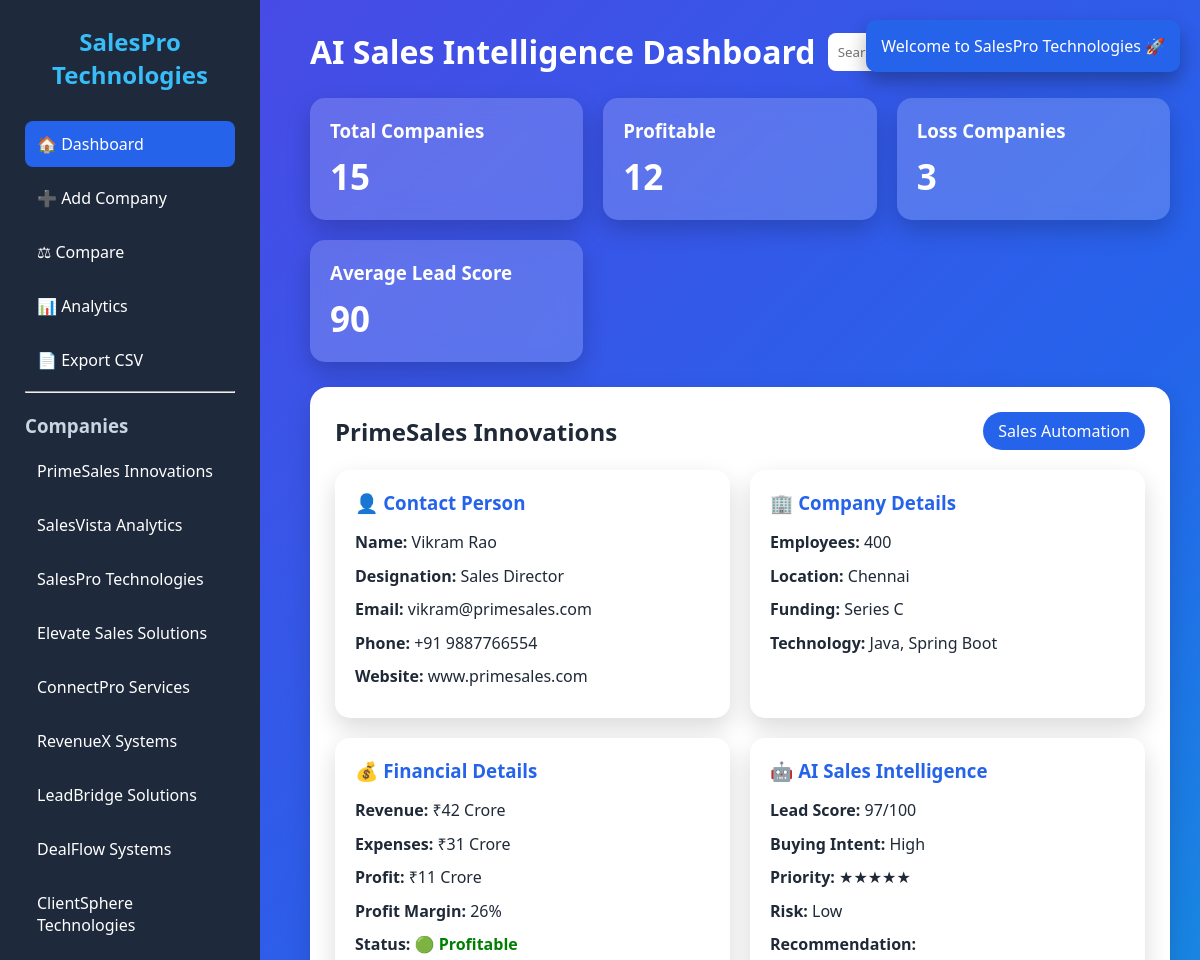
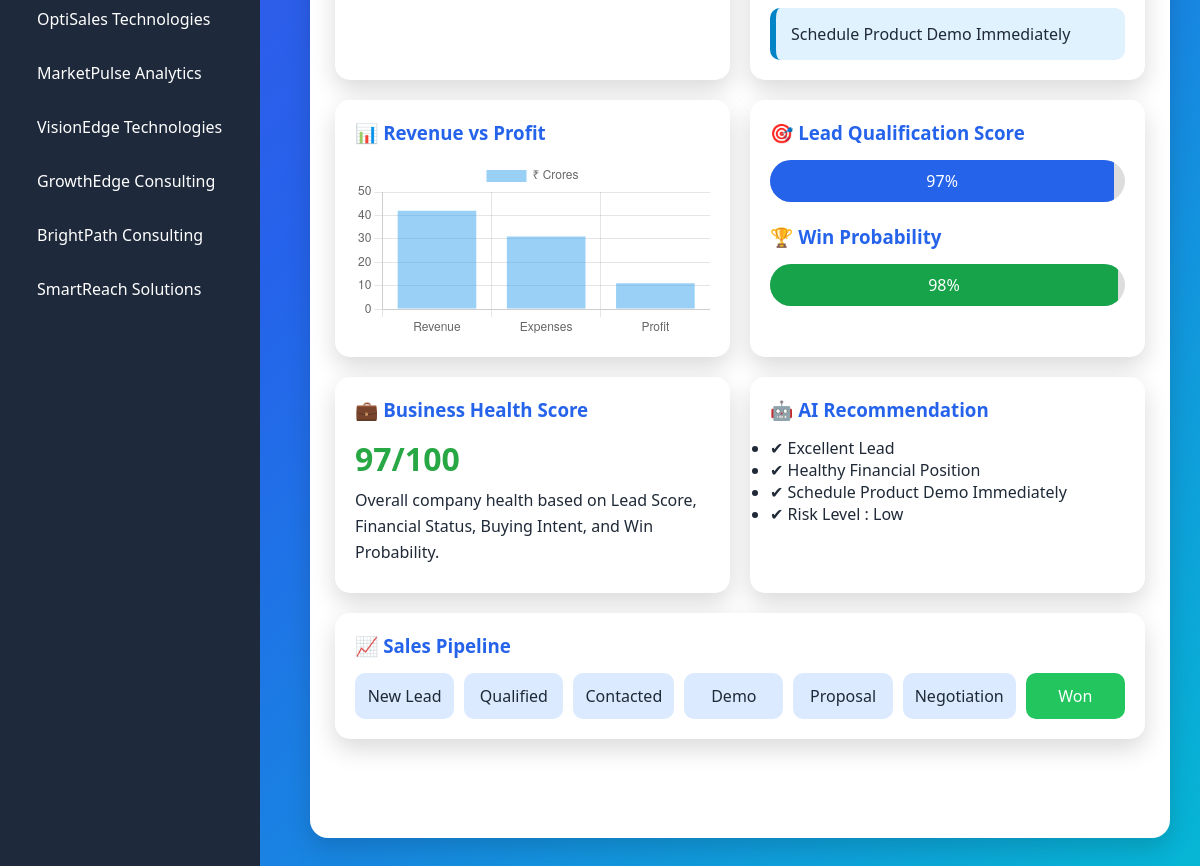
The page / on the database its author committed (2 pictures, top to bottom).
### tables this page shows
CREATE TABLE companies (

id INTEGER PRIMARY KEY AUTOINCREMENT,

company_name TEXT NOT NULL,

industry TEXT,

contact_person TEXT,

designation TEXT,

email TEXT,

phone TEXT,

website TEXT,

employees INTEGER,

revenue TEXT,

expenses TEXT,

profit TEXT,

profit_margin TEXT,

financial_status TEXT,

funding TEXT,

location TEXT,

technology TEXT,

lead_score INTEGER,

buying_intent TEXT,

lead_status TEXT,

priority TEXT,

expected_deal TEXT,

follow_up TEXT,

recommendation TEXT,

win_probability INTEGER,

growth_rate TEXT,

customer_rating REAL,

last_contact TEXT,

notes TEXT,

ceo TEXT,

sales_director TEXT,

finance_manager TEXT,

procurement_head TEXT

);

### app.py (the view, shortened to what this page needs)
@app.route("/")
def dashboard():
    conn = get_db()
    companies = conn.execute("""

        SELECT *
        FROM companies
        ORDER BY lead_score DESC

    """).fetchall()
    company_id = request.args.get("company")
    if company_id:
        company = conn.execute(
            "SELECT * FROM companies WHERE id=?",
            (company_id,)
        ).fetchone()
    else:
        company = companies[0]
    ai = ai_analysis(company)
    total_companies = len(companies)
    profitable = len(
        [c for c in companies if c["financial_status"] == "Profitable"]
    )
    loss = len(
        [c for c in companies if c["financial_status"] == "Loss"]
    )
    high_priority = len(
        [c for c in companies if c["priority"] == "High"]
    )
    average_score = round(
        sum(c["lead_score"] for c in companies)
        / total_companies
    )
    conn.close()
    return render_template(
        "dashboard.html",
        companies=companies,
        company=company,
        ai=ai,
        total_companies=total_companies,
        profitable=profitable,
        loss=loss,
        high_priority=high_priority,
        average_score=average_score
    )

### app.py (called while the page is built)
def get_db():
    conn = sqlite3.connect(DATABASE)
    conn.row_factory = sqlite3.Row
    return conn

### templates/dashboard.html (shortened to what this page needs)
<!DOCTYPE html>
<html lang="en">
<head>
    <link rel="stylesheet"
          href="{{ url_for('static', filename='style.css') }}">
</head>
<body>
<div class="container">
    <aside class="sidebar">
        <h2>SalesPro Technologies</h2>
        <a href="/">🏠 Dashboard</a>
        <a href="/add">➕ Add Company</a>
        <a href="/compare">⚖ Compare</a>
        <a href="/analytics">📊 Analytics</a>
        <a href="/export">📄 Export CSV</a>
        <hr>
        <h3>Companies</h3>
        {% for c in companies %}
        <a href="/?company={{ c.id }}">
            {{ c.company_name }}
        </a>
        {% endfor %}
    </aside>
    <main class="content">
        <div class="header">
            <h1>AI Sales Intelligence Dashboard</h1>
            <form action="/search">
                <button type="submit">
                </button>
            </form>
        </div>
        <div class="cards">
            <div class="card">
                <h3>Total Companies</h3>
                <h1>{{ total_companies }}</h1>
            </div>
            <div class="card">
                <h3>Profitable</h3>
                <h1>{{ profitable }}</h1>
            </div>
            <div class="card">
                <h3>Loss Companies</h3>
                <h1>{{ loss }}</h1>
            </div>
            <div class="card">
                <h3>Average Lead Score</h3>
                <h1>{{ average_score }}</h1>
            </div>
        </div>
                {% if company %}
        <div class="company-card">
            <div class="company-header">
                <h2>{{ company.company_name }}</h2>
                <span class="badge">{{ company.industry }}</span>
            </div>
            <div class="grid">
                <div class="info-box">
                    <h3>👤 Contact Person</h3>
                    <p><strong>Name:</strong> {{ company.contact_person }}</p>
                    <p><strong>Designation:</strong> {{ company.designation }}</p>
                    <p><strong>Email:</strong> {{ company.email }}</p>
                    <p><strong>Phone:</strong> {{ company.phone }}</p>
                    <p><strong>Website:</strong> {{ company.website }}</p>
                </div>
                <div class="info-box">
                    <h3>🏢 Company Details</h3>
                    <p><strong>Employees:</strong> {{ company.employees }}</p>
                    <p><strong>Location:</strong> {{ company.location }}</p>
                    <p><strong>Funding:</strong> {{ company.funding }}</p>
                    <p><strong>Technology:</strong> {{ company.technology }}</p>
                </div>
            </div>
            <div class="grid">
                <div class="info-box">
                    <h3>💰 Financial Details</h3>
                    <p><strong>Revenue:</strong> {{ company.revenue }}</p>
                    <p><strong>Expenses:</strong> {{ company.expenses }}</p>
                    <p><strong>Profit:</strong> {{ company.profit }}</p>
                    <p><strong>Profit Margin:</strong> {{ company.profit_margin }}</p>
                    <p><strong>Status:</strong>
                        {% if company.financial_status=="Profitable" %}
                        <span class="profit">🟢 Profitable</span>
                        {% else %}
                        <span class="loss">🔴 Loss</span>
                        {% endif %}
                    </p>
                </div>
                <div class="info-box">
                    <h3>🤖 AI Sales Intelligence</h3>
                    <p><strong>Lead Score:</strong> {{ company.lead_score }}/100</p>
                    <p><strong>Buying Intent:</strong> {{ company.buying_intent }}</p>
                    <p><strong>Priority:</strong> {{ ai.priority }}</p>
                    <p><strong>Risk:</strong> {{ ai.risk }}</p>
                    <p><strong>Recommendation:</strong></p>
                    <div class="recommendation">
                        {{ ai.action }}
                    </div>
                </div>
            </div>
        <div class="grid">
            <div class="info-box">
                <h3>📊 Revenue vs Profit</h3>
                <canvas id="financeChart"></canvas>
            </div>
            <div class="info-box">
                <h3>🎯 Lead Qualification Score</h3>
                <div class="progress">
                    <div class="progress-bar"
                        style="width: {{ company.lead_score }}%;">
                        {{ company.lead_score }}%
                    </div>
                </div>
                <br>
                <h3>🏆 Win Probability</h3>
                <div class="progress">
                    <div class="progress-bar success"
                        style="width: {{ company.win_probability }}%;">
                        {{ company.win_probability }}%
                    </div>
                </div>
            </div>
        </div>
        <div class="grid">
            <div class="info-box">
                <h3>💼 Business Health Score</h3>
                <h1 style="color:#28a745;">
                    {{ company.lead_score }}/100
                </h1>
                <p>
                    Overall company health based on
                    Lead Score,
                    Financial Status,
                    Buying Intent,
                    and Win Probability.
                </p>
            </div>
            <div class="info-box">
                <h3>🤖 AI Recommendation</h3>
                <ul>
                    <li>✔ {{ ai.level }}</li>
                    <li>✔ {{ ai.finance }}</li>
                    <li>✔ {{ ai.action }}</li>
                    <li>✔ Risk Level : {{ ai.risk }}</li>
                </ul>
            </div>
        </div>
        <div class="info-box">
            <h3>📈 Sales Pipeline</h3>
            <div class="pipeline">
                <div class="stage">New Lead</div>
                <div class="stage">Qualified</div>
                <div class="stage">Contacted</div>
                <div class="stage">Demo</div>
                <div class="stage">Proposal</div>
                <div class="stage">Negotiation</div>
                <div class="stage won">Won</div>
            </div>
        </div>
        <footer>
            <p>
            </p>
        </footer>
    </main>
</div>
<script>
const ctx=document.getElementById('financeChart');
new Chart(ctx,{
type:'bar',
data:{
labels:['Revenue','Expenses','Profit'],
datasets:[{
label:'₹ Crores',
data:[
parseInt("{{ company.revenue }}".replace("₹","")),
parseInt("{{ company.expenses }}".replace("₹","")),
parseInt("{{ company.profit }}".replace("₹",""))
]
}]
}
});
</script>
{% endif %}
</body>
</html>

### static/style.css (style rules this page uses)
* { margin:0; padding:0; box-sizing:border-box; font-family:'Segoe UI',sans-serif; }
body { background:linear-gradient(135deg,#4f46e5,#2563eb,#06b6d4); min-height:100vh; color:#1f2937; }
.container { display:flex; min-height:100vh; }
.sidebar { width:260px; background:#1e293b; color:white; padding:25px; position:fixed; height:100%; overflow:auto; }
.sidebar h2 { text-align:center; margin-bottom:30px; color:#38bdf8; }
.sidebar h3 { margin-top:20px; margin-bottom:10px; color:#cbd5e1; }
.sidebar a { display:block; color:white; text-decoration:none; padding:12px; border-radius:8px; margin-bottom:8px; transition:.3s; }
.content { margin-left:280px; padding:30px; width:100%; }
.header { display:flex; justify-content:space-between; align-items:center; margin-bottom:25px; }
.header h1 { color:white; }
.header button { padding:10px 18px; border:none; border-radius:8px; background:#0ea5e9; color:white; cursor:pointer; }
.cards { display:grid; grid-template-columns:repeat(auto-fit,minmax(220px,1fr)); gap:20px; margin-bottom:25px; }
.card { background:rgba(255,255,255,.18); backdrop-filter:blur(12px); border-radius:15px; padding:20px; color:white; box-shadow:0 10px 25px rgba(0,0,0,.2); }
.card h1 { margin-top:10px; font-size:35px; }
.grid { display:grid; grid-template-columns:repeat(auto-fit,minmax(350px,1fr)); gap:20px; margin-bottom:20px; }
.info-box { background:white; border-radius:15px; padding:20px; box-shadow:0 10px 25px rgba(0,0,0,.15); }
.info-box h3 { margin-bottom:15px; color:#2563eb; }
.info-box p { margin:8px 0; line-height:1.6; }
.company-card { background:white; border-radius:18px; padding:25px; margin-top:20px; box-shadow:0 10px 25px rgba(0,0,0,.15); }
.company-header { display:flex; justify-content:space-between; align-items:center; margin-bottom:20px; }
.badge { background:#2563eb; color:white; padding:8px 15px; border-radius:30px; }
.profit { color:green; font-weight:bold; }
.recommendation { background:#e0f2fe; padding:15px; border-left:6px solid #0284c7; border-radius:10px; margin-top:10px; }
.progress { width:100%; background:#ddd; border-radius:30px; overflow:hidden; }
.progress-bar { background:#2563eb; color:white; padding:10px; text-align:center; }
.progress-bar.success { background:#16a34a; }
.pipeline { display:flex; justify-content:space-between; gap:10px; flex-wrap:wrap; }
.stage { background:#dbeafe; padding:12px; border-radius:10px; flex:1; text-align:center; }
.stage.won { background:#22c55e; color:white; }
footer { margin-top:30px; color:white; text-align:center; }

### rows shown on the page
companies: company_name "PrimeSales Innovations", industry "Sales Automation", contact_person "Vikram Rao", designation "Sales Director", email "vikram@primesales.com", phone "+91 9887766554", website "www.primesales.com", employees "400", location "Chennai", funding "Series C", technology "Java, Spring Boot", revenue "₹42 Crore", expenses "₹31 Crore", profit "₹11 Crore", profit_margin "26%", lead_score "97", buying_intent "High", win_probability "98"
companies: company_name "SalesVista Analytics"
companies: company_name "SalesPro Technologies", action "Schedule Product Demo Immediately"
companies: company_name "Elevate Sales Solutions"
companies: company_name "ConnectPro Services"
companies: company_name "RevenueX Systems"
companies: company_name "LeadBridge Solutions"
companies: company_name "DealFlow Systems"
companies: company_name "ClientSphere Technologies"
companies: company_name "OptiSales Technologies"
companies: company_name "MarketPulse Analytics"
companies: company_name "VisionEdge Technologies"
companies: company_name "GrowthEdge Consulting"
companies: company_name "BrightPath Consulting"
companies: company_name "SmartReach Solutions"

### other values the page prints
{{ total_companies }} "15"
{{ profitable }} "12"
{{ loss }} "3"
{{ average_score }} "90"
{{ ai.priority }} "★★★★★"
{{ ai.risk }} "Low"
{{ ai.level }} "Excellent Lead"
{{ ai.finance }} "Healthy Financial Position"
